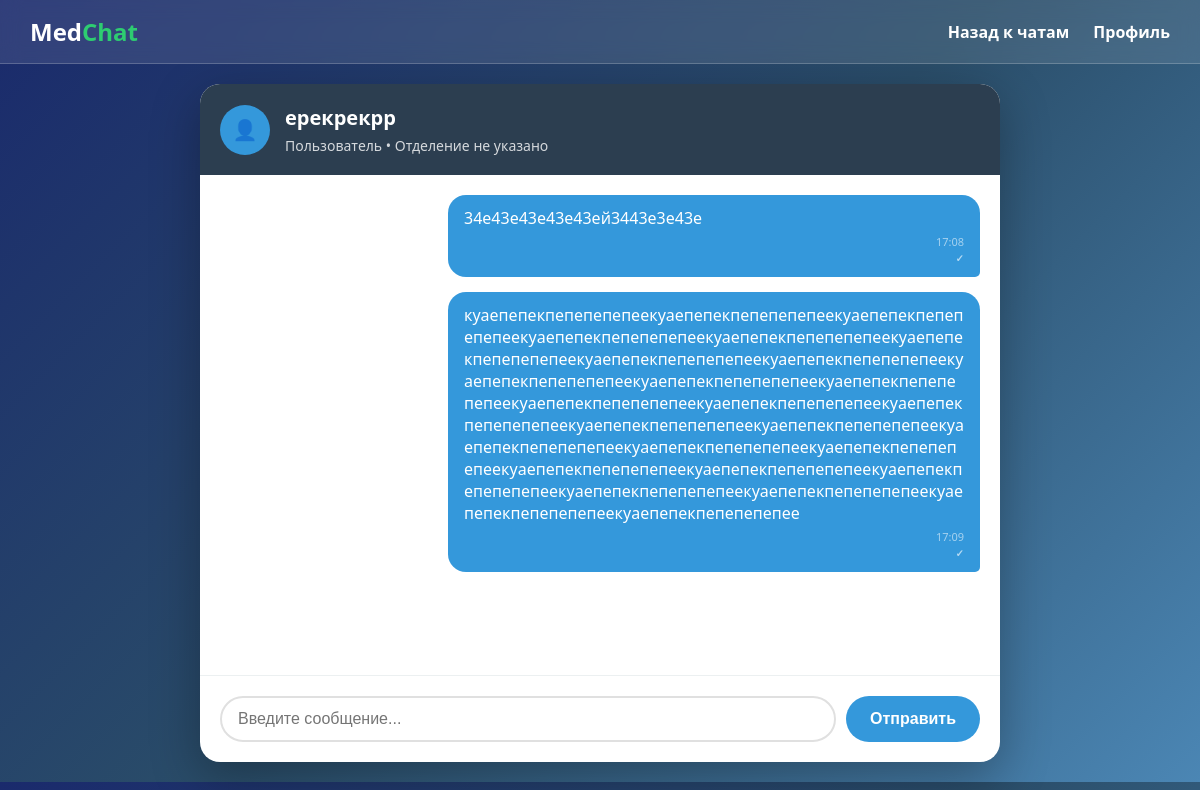
The app's page /chats/3/ (signed in) with its own data.
### messenger/models.py (models this page shows, shortened)
class Profile(models.Model):
    user = models.OneToOneField(User, on_delete=models.CASCADE, verbose_name="Пользователь")
    full_name = models.CharField("ФИО", max_length=150, blank=True)
    position = models.CharField("Должность", max_length=100, blank=True)
    department = models.CharField("Отделение", max_length=100, blank=True)
    photo = models.ImageField("Фотография", upload_to="profile_photos/", blank=True, null=True)
    medical_specialization = models.CharField("Медицинская специализация", max_length=200, blank=True)
    experience_years = models.PositiveIntegerField("Стаж (лет)", blank=True, null=True)
    bio = models.TextField("О себе", blank=True)

class Message(models.Model):
    chat = models.ForeignKey(Chat, on_delete=models.CASCADE, related_name='messages')
    sender = models.ForeignKey(User, on_delete=models.CASCADE, related_name='sent_messages')
    content = models.TextField("Содержание")
    timestamp = models.DateTimeField(auto_now_add=True)
    is_read = models.BooleanField(default=False)
    class Meta:
        ordering = ['timestamp']

### messenger/views.py (the view, shortened to what this page needs)
# urls.py: path('chats/<int:chat_id>/', views.chat_detail, name='chat_detail'),
@login_required
def chat_detail(request, chat_id):
    chat = get_object_or_404(Chat, id=chat_id, participants=request.user)
    other_participant = chat.participants.exclude(id=request.user.id).first()
    chat.messages.exclude(sender=request.user).filter(is_read=False).update(is_read=True)
    messages = chat.messages.all()
    context = {
        'chat': chat,
        'messages': messages,
        'other_participant': other_participant,
    }
    return render(request, 'messenger/chat_detail.html', context)

### messenger/templates/messenger/chat_detail.html (shortened to what this page needs)
<!DOCTYPE html>
<html lang="ru">
<head>
</head>
<body>
    <nav class="navbar">
        <a href="{% url 'home' %}" class="logo">Med<span>Chat</span></a>
        <div class="nav-links">
            <a href="{% url 'chats' %}">Назад к чатам</a>
            <a href="{% url 'profile' %}">Профиль</a>
        </div>
    </nav>
    <div class="container">
        <div class="chat-header">
            <div class="chat-avatar">
                {% if other_participant.profile.photo %}
                    👤
                {% else %}
                    👤
                {% endif %}
            </div>
            <div class="chat-info">
                <h2>{{ other_participant.profile.full_name|default:other_participant.username }}</h2>
                <p>{{ other_participant.profile.position|default:"Пользователь" }} • {{ other_participant.profile.department|default:"Отделение не указано" }}</p>
            </div>
        </div>
        <div class="messages-container" id="messagesContainer">
            {% for message in messages %}
            <div class="message {% if message.sender == request.user %}sent{% else %}received{% if not message.is_read %} unread{% endif %}{% endif %}">
                {{ message.content }}
                <div class="message-time">{{ message.timestamp|date:"H:i" }}</div>
                {% if message.sender == request.user %}
                    <div class="message-status {% if message.is_read %}status-read{% else %}status-unread{% endif %}">
                        {% if message.is_read %}✓✓{% else %}✓{% endif %}
                    </div>
                {% endif %}
            </div>
            {% empty %}
            <p style="text-align: center; color: #7f8c8d; padding: 20px;">Нет сообщений. Начните общение!</p>
            {% endfor %}
        </div>
        <div class="message-input-container">
            <form method="post" class="message-form">
                <input type="text" name="content" class="message-input" placeholder="Введите сообщение..." required>
                <button type="submit" class="send-button">Отправить</button>
            </form>
        </div>
    </div>
</body>
</html>

### messenger/templates/messenger/chat_detail.html (style rules this page uses)
* { margin: 0; padding: 0; box-sizing: border-box; }
body { font-family: 'Segoe UI', Tahoma, Geneva, Verdana, sans-serif; background: linear-gradient(135deg, #1a2a6c, #2a4d69, #4b86b4); color: #333; }
.navbar { background: rgba(255, 255, 255, 0.1); backdrop-filter: blur(10px); padding: 15px 30px; display: flex; justify-content: space-between; align-items: center; border-bottom: 1px solid rgba(255, 255, 255, 0.2); }
.logo { color: white; font-size: 24px; font-weight: 700; text-decoration: none; }
.logo span { color: #2ecc71; }
.nav-links a { color: white; text-decoration: none; margin-left: 20px; font-weight: 600; }
.container { max-width: 800px; margin: 20px auto; background: white; border-radius: 20px; box-shadow: 0 15px 50px rgba(0, 0, 0, 0.3); overflow: hidden; }
.chat-header { background: #2c3e50; color: white; padding: 20px; display: flex; align-items: center; }
.chat-avatar { width: 50px; height: 50px; border-radius: 50%; background: #3498db; display: flex; align-items: center; justify-content: center; margin-right: 15px; color: white; font-size: 20px; }
.chat-info h2 { font-size: 20px; margin-bottom: 5px; }
.chat-info p { opacity: 0.8; font-size: 14px; }
.messages-container { height: 500px; overflow-y: auto; padding: 20px; }
.message { margin-bottom: 15px; max-width: 70%; padding: 12px 16px; border-radius: 18px; position: relative; word-wrap: break-word; display: flex; flex-direction: column; }
.message.sent { background: #3498db; color: white; margin-left: auto; border-bottom-right-radius: 5px; }
.message.sent .message-time, .message.sent .message-status { align-self: flex-end; color: rgba(255, 255, 255, 0.8); }
.message-time { font-size: 11px; opacity: 0.7; margin-top: 5px; text-align: right; }
.message-status { font-size: 10px; opacity: 0.8; text-align: right; margin-top: 2px; font-weight: bold; }
.status-unread { color: #f39c12; }
.message-input-container { padding: 20px; border-top: 1px solid #ecf0f1; }
.message-form { display: flex; gap: 10px; }
.message-input { flex: 1; padding: 12px 16px; border: 2px solid #e0e0e0; border-radius: 25px; font-size: 16px; outline: none; }
.send-button { background: #3498db; color: white; border: none; border-radius: 25px; padding: 0 24px; font-size: 16px; font-weight: 600; cursor: pointer; transition: background 0.3s ease; }

### records on screen
Message: content "34е43е43е43е43ей3443е3е43е", timestamp "17:08"
Message: content "куаепепекпепепепепеекуаепепекпепепепепеекуаепепекпепепепепеекуаепепекпепепепепеекуаепепекпепепепепеекуаепепекпепепепепеекуаепепекпепепепепеекуаепепекпепепепепеекуаепепекпепепепепеекуаепепекпепепепепеекуаепепекпепепепепеекуаепепекпепепепепеекуаепепекпепепепепеекуаепепекпепепепепеекуаепепекпепепепепеекуаепепекпепепепепеекуаепепекпепепепепеекуаепепекпепепепепеекуаепепекпепепепепеекуаепепекпепепепепеекуаепепекпепепепепеекуаепепекпепепепепеекуаепепекпепепепепеекуаепепекпепепепепеекуаепепекпепепепепеекуаепепекпепепепепее", timestamp "17:09"

### other values on screen
{{ other_participant.profile.full_name|default:other_participant.username }} "ерекрекрр"
{{ other_participant.profile.position|default:"Пользователь" }} "Пользователь"
{{ other_participant.profile.department|default:"Отделение не указано" }} "Отделение не указано"
